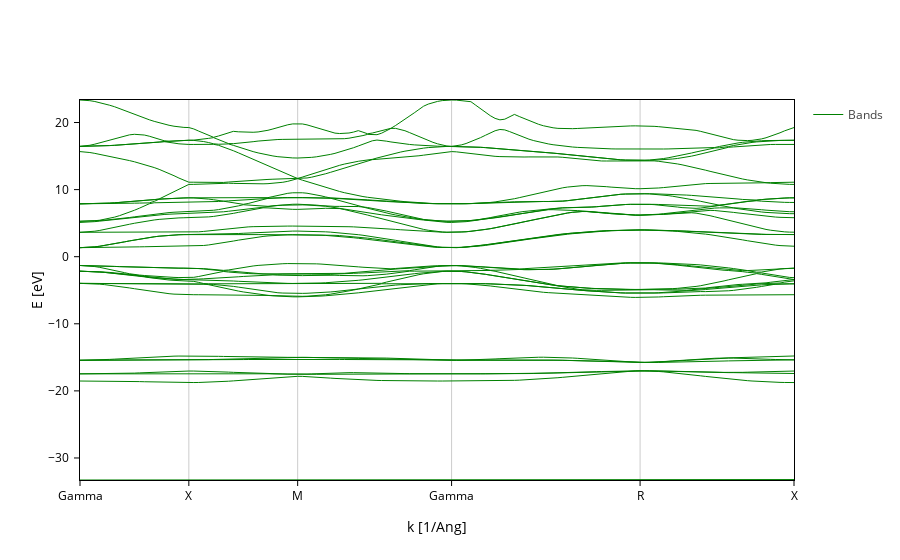

Write notebook code for a chart like this one.
### Markdown cell above
If you have spin polarized bands, `bands_style` will tweak the colors for the first spin channel, while the second one can be tuned with `spindown_style`.

Finally, you can pass functions to the keys of `bands_style` to customize the styles on a band basis, or even on a point basis. The functions should accept `data` as an argument, which will be an `xarray.Dataset` containing all the bands data. It should then return a single value or an array of values. It is best shown with examples. Let's create a function just to see what we receive as an input:

### Code cell
def color(data):
    """Dummy function to see what we receive."""
    print(data)
    return "green"


bands_plot.update_inputs(bands_style={"color": color})

### Figure 1 — Plotly figure (JSON) as saved in the notebook; plotly's stock layout.template omitted (floating-point values rounded to 4 significant figures; data arrays with more than 128 entries replaced by an {"elided": "..."} marker saying what was removed)
{"data": [{"legendgroup": "Bands", "line": {"color": "green", "dash": "solid", "width": 1}, "meta": {}, "mode": "lines", "name": "Bands", "opacity": 1, "type": "scatter", "x": {"elided": "150 float values"}, "y": {"elided": "150 float values"}}, {"legendgroup": "Bands", "line": {"color": "green", "dash": "solid", "width": 1}, "meta": {}, "mode": "lines", "name": "Bands", "opacity": 1, "showlegend": false, "type": "scatter", "x": {"elided": "150 float values"}, "y": {"elided": "150 float values"}}, {"legendgroup": "Bands", "line": {"color": "green", "dash": "solid", "width": 1}, "meta": {}, "mode": "lines", "name": "Bands", "opacity": 1, "showlegend": false, "type": "scatter", "x": {"elided": "150 float values"}, "y": {"elided": "150 float values"}}, {"legendgroup": "Bands", "line": {"color": "green", "dash": "solid", "width": 1}, "meta": {}, "mode": "lines", "name": "Bands", "opacity": 1, "showlegend": false, "type": "scatter", "x": {"elided": "150 float values"}, "y": {"elided": "150 float values"}}, {"legendgroup": "Bands", "line": {"color": "green", "dash": "solid", "width": 1}, "meta": {}, "mode": "lines", "name": "Bands", "opacity": 1, "showlegend": false, "type": "scatter", "x": {"elided": "150 float values"}, "y": {"elided": "150 float values"}}, {"legendgroup": "Bands", "line": {"color": "green", "dash": "solid", "width": 1}, "meta": {}, "mode": "lines", "name": "Bands", "opacity": 1, "showlegend": false, "type": "scatter", "x": {"elided": "150 float values"}, "y": {"elided": "150 float values"}}, {"legendgroup": "Bands", "line": {"color": "green", "dash": "solid", "width": 1}, "meta": {}, "mode": "lines", "name": "Bands", "opacity": 1, "showlegend": false, "type": "scatter", "x": {"elided": "150 float values"}, "y": {"elided": "150 float values"}}, {"legendgroup": "Bands", "line": {"color": "green", "dash": "solid", "width": 1}, "meta": {}, "mode": "lines", "name": "Bands", "opacity": 1, "showlegend": false, "type": "scatter", "x": {"elided": "150 float values"}, "y": {"elided": "150 float values"}}, {"legendgroup": "Bands", "line": {"color": "green", "dash": "solid", "width": 1}, "meta": {}, "mode": "lines", "name": "Bands", "opacity": 1, "showlegend": false, "type": "scatter", "x": {"elided": "150 float values"}, "y": {"elided": "150 float values"}}, {"legendgroup": "Bands", "line": {"color": "green", "dash": "solid", "width": 1}, "meta": {}, "mode": "lines", "name": "Bands", "opacity": 1, "showlegend": false, "type": "scatter", "x": {"elided": "150 float values"}, "y": {"elided": "150 float values"}}, {"legendgroup": "Bands", "line": {"color": "green", "dash": "solid", "width": 1}, "meta": {}, "mode": "lines", "name": "Bands", "opacity": 1, "showlegend": false, "type": "scatter", "x": {"elided": "150 float values"}, "y": {"elided": "150 float values"}}, {"legendgroup": "Bands", "line": {"color": "green", "dash": "solid", "width": 1}, "meta": {}, "mode": "lines", "name": "Bands", "opacity": 1, "showlegend": false, "type": "scatter", "x": {"elided": "150 float values"}, "y": {"elided": "150 float values"}}, {"legendgroup": "Bands", "line": {"color": "green", "dash": "solid", "width": 1}, "meta": {}, "mode": "lines", "name": "Bands", "opacity": 1, "showlegend": false, "type": "scatter", "x": {"elided": "150 float values"}, "y": {"elided": "150 float values"}}, {"legendgroup": "Bands", "line": {"color": "green", "dash": "solid", "width": 1}, "meta": {}, "mode": "lines", "name": "Bands", "opacity": 1, "showlegend": false, "type": "scatter", "x": {"elided": "150 float values"}, "y": {"elided": "150 float values"}}, {"legendgroup": "Bands", "line": {"color": "green", "dash": "solid", "width": 1}, "meta": {}, "mode": "lines", "name": "Bands", "opacity": 1, "showlegend": false, "type": "scatter", "x": {"elided": "150 float values"}, "y": {"elided": "150 float values"}}, {"legendgroup": "Bands", "line": {"color": "green", "dash": "solid", "width": 1}, "meta": {}, "mode": "lines", "name": "Bands", "opacity": 1, "showlegend": false, "type": "scatter", "x": {"elided": "150 float values"}, "y": {"elided": "150 float values"}}, {"legendgroup": "Bands", "line": {"color": "green", "dash": "solid", "width": 1}, "meta": {}, "mode": "lines", "name": "Bands", "opacity": 1, "showlegend": false, "type": "scatter", "x": {"elided": "150 float values"}, "y": {"elided": "150 float values"}}, {"legendgroup": "Bands", "line": {"color": "green", "dash": "solid", "width": 1}, "meta": {}, "mode": "lines", "name": "Bands", "opacity": 1, "showlegend": false, "type": "scatter", "x": {"elided": "150 float values"}, "y": {"elided": "150 float values"}}, {"legendgroup": "Bands", "line": {"color": "green", "dash": "solid", "width": 1}, "meta": {}, "mode": "lines", "name": "Bands", "opacity": 1, "showlegend": false, "type": "scatter", "x": {"elided": "150 float values"}, "y": {"elided": "150 float values"}}, {"legendgroup": "Bands", "line": {"color": "green", "dash": "solid", "width": 1}, "meta": {}, "mode": "lines", "name": "Bands", "opacity": 1, "showlegend": false, "type": "scatter", "x": {"elided": "150 float values"}, "y": {"elided": "150 float values"}}, {"legendgroup": "Bands", "line": {"color": "green", "dash": "solid", "width": 1}, "meta": {}, "mode": "lines", "name": "Bands", "opacity": 1, "showlegend": false, "type": "scatter", "x": {"elided": "150 float values"}, "y": {"elided": "150 float values"}}, {"legendgroup": "Bands", "line": {"color": "green", "dash": "solid", "width": 1}, "meta": {}, "mode": "lines", "name": "Bands", "opacity": 1, "showlegend": false, "type": "scatter", "x": {"elided": "150 float values"}, "y": {"elided": "150 float values"}}, {"legendgroup": "Bands", "line": {"color": "green", "dash": "solid", "width": 1}, "meta": {}, "mode": "lines", "name": "Bands", "opacity": 1, "showlegend": false, "type": "scatter", "x": {"elided": "150 float values"}, "y": {"elided": "150 float values"}}, {"legendgroup": "Bands", "line": {"color": "green", "dash": "solid", "width": 1}, "meta": {}, "mode": "lines", "name": "Bands", "opacity": 1, "showlegend": false, "type": "scatter", "x": {"elided": "150 float values"}, "y": {"elided": "150 float values"}}, {"legendgroup": "Bands", "line": {"color": "green", "dash": "solid", "width": 1}, "meta": {}, "mode": "lines", "name": "Bands", "opacity": 1, "showlegend": false, "type": "scatter", "x": {"elided": "150 float values"}, "y": {"elided": "150 float values"}}, {"legendgroup": "Bands", "line": {"color": "green", "dash": "solid", "width": 1}, "meta": {}, "mode": "lines", "name": "Bands", "opacity": 1, "showlegend": false, "type": "scatter", "x": {"elided": "150 float values"}, "y": {"elided": "150 float values"}}, {"legendgroup": "Bands", "line": {"color": "green", "dash": "solid", "width": 1}, "meta": {}, "mode": "lines", "name": "Bands", "opacity": 1, "showlegend": false, "type": "scatter", "x": {"elided": "150 float values"}, "y": {"elided": "150 float values"}}, {"legendgroup": "Bands", "line": {"color": "green", "dash": "solid", "width": 1}, "meta": {}, "mode": "lines", "name": "Bands", "opacity": 1, "showlegend": false, "type": "scatter", "x": {"elided": "150 float values"}, "y": {"elided": "150 float values"}}, {"legendgroup": "Bands", "line": {"color": "green", "dash": "solid", "width": 1}, "meta": {}, "mode": "lines", "name": "Bands", "opacity": 1, "showlegend": false, "type": "scatter", "x": {"elided": "150 float values"}, "y": {"elided": "150 float values"}}, {"legendgroup": "Bands", "line": {"color": "green", "dash": "solid", "width": 1}, "meta": {}, "mode": "lines", "name": "Bands", "opacity": 1, "showlegend": false, "type": "scatter", "x": {"elided": "150 float values"}, "y": {"elided": "150 float values"}}, {"legendgroup": "Bands", "line": {"color": "green", "dash": "solid", "width": 1}, "meta": {}, "mode": "lines", "name": "Bands", "opacity": 1, "showlegend": false, "type": "scatter", "x": {"elided": "150 float values"}, "y": {"elided": "150 float values"}}, {"legendgroup": "Bands", "line": {"color": "green", "dash": "solid", "width": 1}, "meta": {}, "mode": "lines", "name": "Bands", "opacity": 1, "showlegend": false, "type": "scatter", "x": {"elided": "150 float values"}, "y": {"elided": "150 float values"}}], "layout": {"scene": {"xaxis": {"range": [0.0, 2.815], "showgrid": true, "ticktext": ["Gamma", "X", "M", "Gamma", "R", "X"], "tickvals": [0.0, 0.4291, 0.8583, 1.465, 2.208, 2.815], "title": {"text": "k [1/Ang]"}}, "yaxis": {"range": [-33.28, 23.36], "title": {"text": "E [eV]"}}}, "xaxis": {"range": [0.0, 2.815], "showgrid": true, "ticktext": ["Gamma", "X", "M", "Gamma", "R", "X"], "tickvals": [0.0, 0.4291, 0.8583, 1.465, 2.208, 2.815], "title": {"text": "k [1/Ang]"}}, "yaxis": {"range": [-33.28, 23.36], "title": {"text": "E [eV]"}}}}
